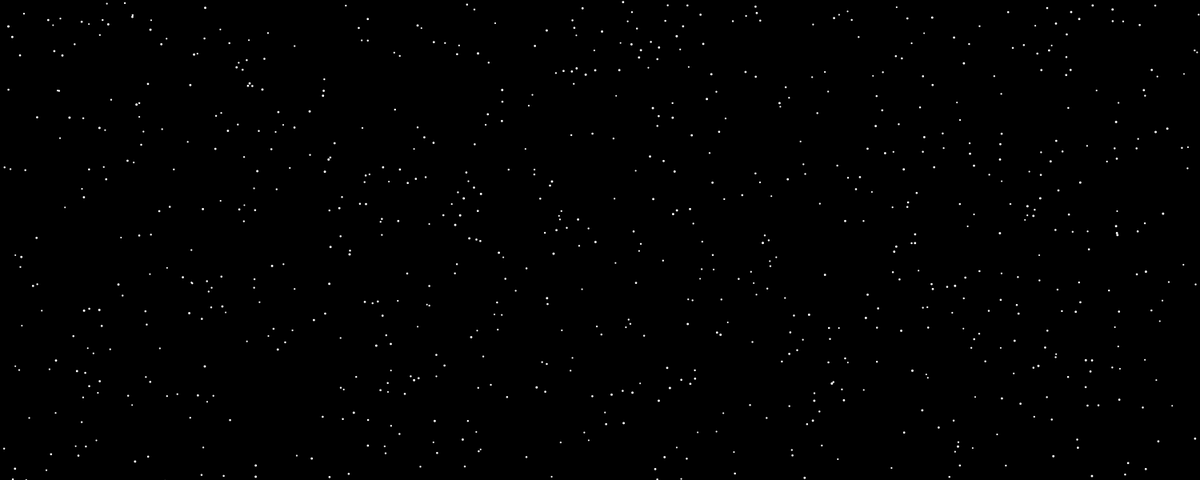
Frame 1 (no input)
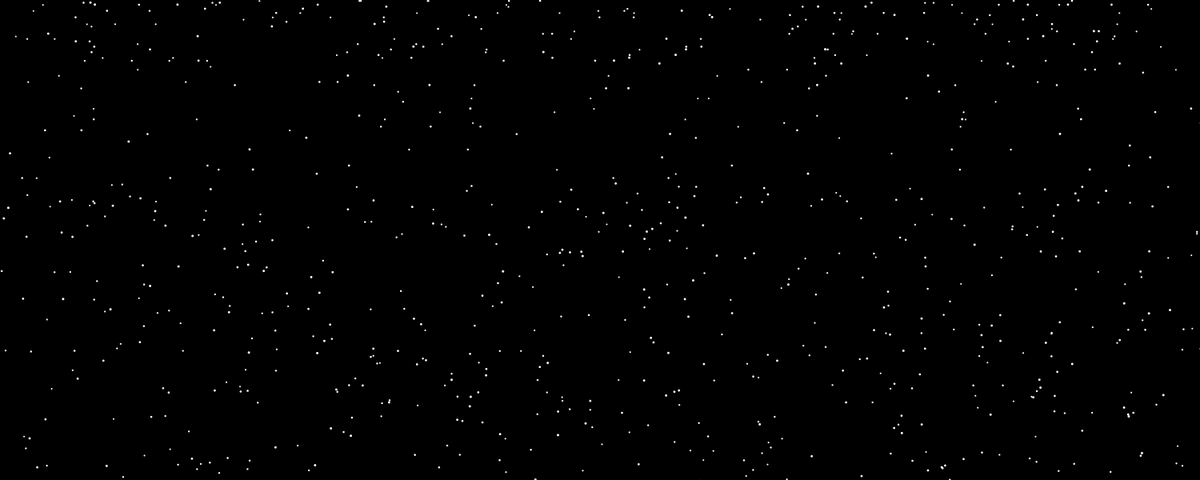
Frame 60 (the mouse pressed at the canvas centre just before this capture)
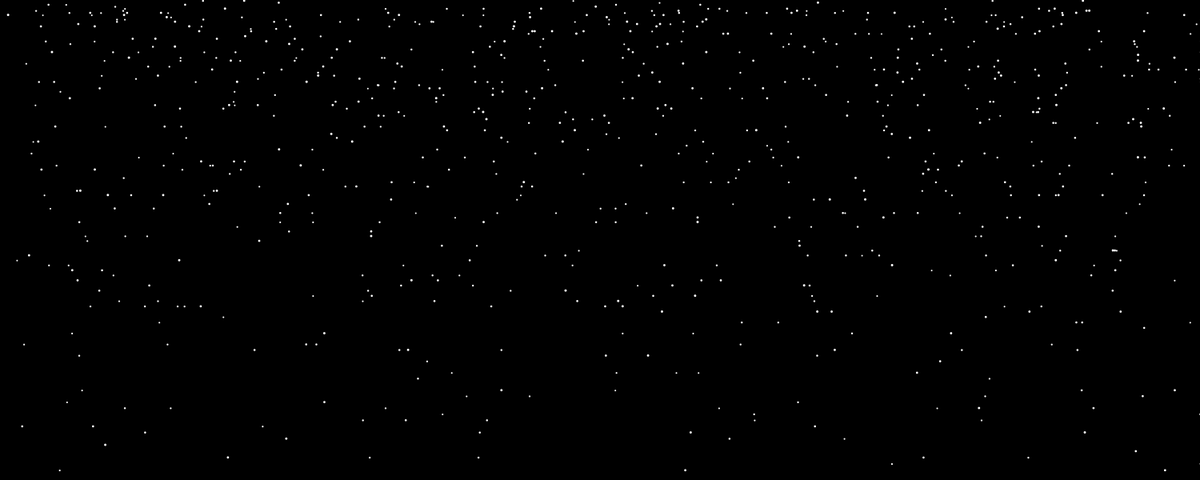
Frame 120 (the mouse held since frame 60 and released just before this capture)

The Processing sketch that drew these frames (run headless with seeded random() and noise(); from frame 60 on, the mouse is pressed at the canvas centre):

// Processing sketch: Snow
// ── Snow.pde
int count = 800;
PVector [] loc = new PVector [count];
PVector [] vel = new PVector [count];
PVector [] acc = new PVector [count];
float [] sz = new float [count];
float randomvel = random(1,3);
//float sz = 20;

void setup(){
  //size(1500,1000);     <---- Full screen
  size(1500,600);
  background(0,0,30);
  for (int i = 0; i < count; i++){
    loc [i] = new PVector (random(width), random(height));
    
    vel [i] = new PVector(0,randomvel);
  
    acc [i] = new PVector (random(-.01,.01),.05);
    //acc [i] = new PVector (sin(i),0);
   
    sz [i] = random(2,3);
     
  }
  
}

void draw(){
  background(0);
  noStroke();
// fill(0,0,20,100);
//  rect(0,0,width, height);

//  fill(0,0,30,15);
//  rect(width/2,0,width/2,height);
 
  
  
  //move
  for (int i = 0; i < count; i++){
    vel[i].add(acc[i]);
    loc[i].add(vel[i]);
    vel[i].limit(10);
  

    // fill(100,200,255);  - RAIN COLOR
     fill(255);
        ellipse(loc[i].x, loc[i].y,sz[i],sz[i]);
        
    //loop sides of screen
    if (loc[i].x + sz[i]/2 > width){
      loc[i].x = -sz[i]/2;
    }
      
    if( loc[i].x - sz[i]/2 < 0) {
          loc[i].x = width+sz[i]/2;
         }
   
   //loop from bottom
    if (loc[i].y + sz[i]/2 > height){
      loc[i].y= -sz[i]/2;
      vel[i].set(0,randomvel);
    }
  }
      
  

}
